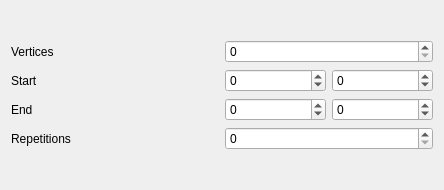
<?xml version="1.0" encoding="UTF-8"?>
<ui version="4.0">
 <class>InspectorSpatSymbolPolygon</class>
 <widget class="QWidget" name="InspectorSpatSymbolPolygon">
  <property name="geometry">
   <rect>
    <x>0</x>
    <y>0</y>
    <width>444</width>
    <height>190</height>
   </rect>
  </property>
  <property name="windowTitle">
   <string>Form</string>
  </property>
  <layout class="QVBoxLayout" name="verticalLayout">
   <item>
    <layout class="QGridLayout" name="gridLayout">
     <item row="1" column="0">
      <widget class="QLabel" name="label_6">
       <property name="text">
        <string>Start</string>
       </property>
      </widget>
     </item>
     <item row="2" column="0">
      <widget class="QLabel" name="label_2">
       <property name="text">
        <string>End</string>
       </property>
      </widget>
     </item>
     <item row="1" column="1">
      <layout class="QHBoxLayout" name="horizontalLayout_2">
       <item>
        <widget class="QSpinBox" name="startX">
         <property name="minimum">
          <number>-100</number>
         </property>
         <property name="maximum">
          <number>100</number>
         </property>
        </widget>
       </item>
       <item>
        <widget class="QSpinBox" name="startY">
         <property name="minimum">
          <number>-100</number>
         </property>
         <property name="maximum">
          <number>100</number>
         </property>
        </widget>
       </item>
      </layout>
     </item>
     <item row="2" column="1">
      <layout class="QHBoxLayout" name="horizontalLayout_3">
       <item>
        <widget class="QSpinBox" name="stopX">
         <property name="minimum">
          <number>-100</number>
         </property>
         <property name="maximum">
          <number>100</number>
         </property>
        </widget>
       </item>
       <item>
        <widget class="QSpinBox" name="stopY">
         <property name="minimum">
          <number>-100</number>
         </property>
         <property name="maximum">
          <number>100</number>
         </property>
         <property name="value">
          <number>0</number>
         </property>
        </widget>
       </item>
      </layout>
     </item>
     <item row="0" column="0">
      <widget class="QLabel" name="label_3">
       <property name="text">
        <string>Vertices</string>
       </property>
      </widget>
     </item>
     <item row="0" column="1">
      <widget class="QSpinBox" name="vertices"/>
     </item>
     <item row="3" column="0">
      <widget class="QLabel" name="label">
       <property name="text">
        <string>Repetitions</string>
       </property>
      </widget>
     </item>
     <item row="3" column="1">
      <widget class="QSpinBox" name="rotations"/>
     </item>
    </layout>
   </item>
  </layout>
 </widget>
 <resources>
  <include location="musescore.qrc"/>
 </resources>
 <connections/>
</ui>
